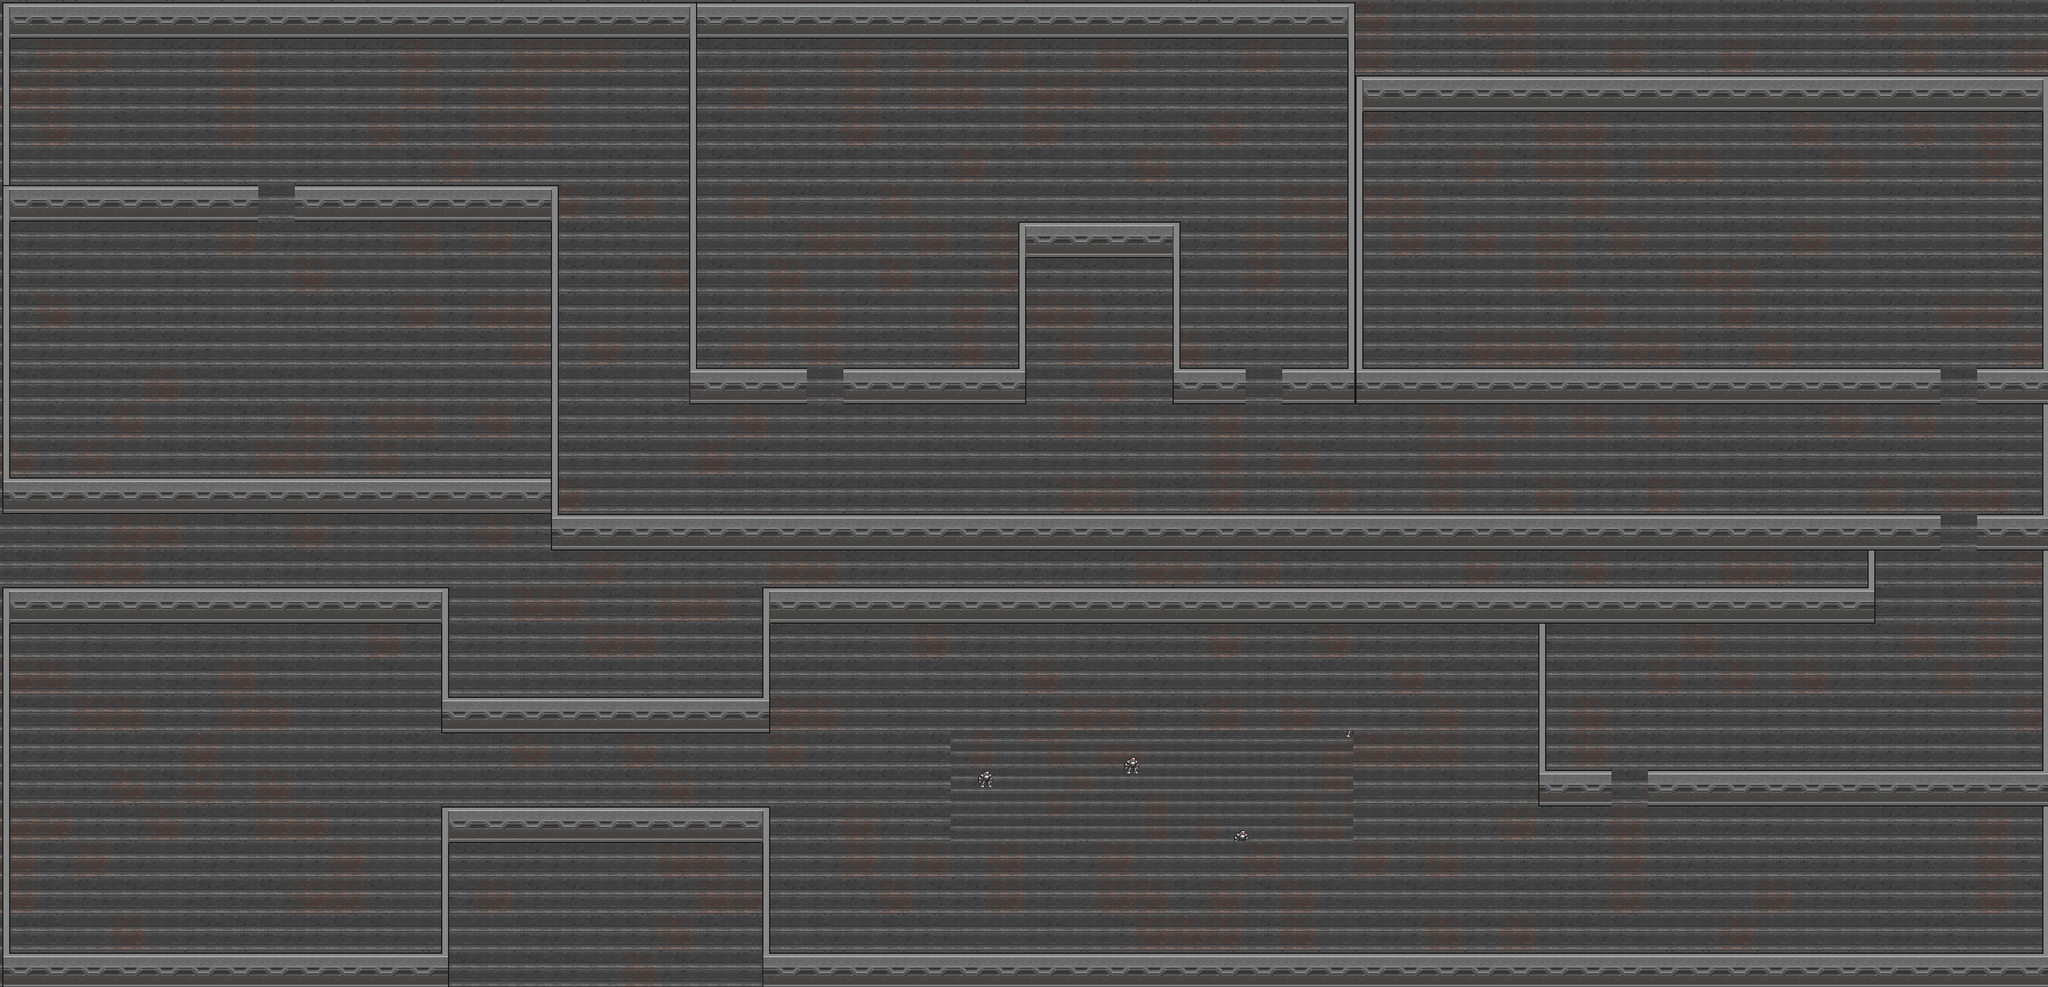

This game map was drawn from its Tiled (.tmx) file and the tilesets committed beside it. A one-line description and the trimmed map source follow:
An orthogonal 56x27 tile map with 64x64 px tiles, 2 tile layers (piso, Tile Layer 1), 3 tilesets, 1 image layer and 38 objects (28x blocker, 6x door, 2x health, trigger, 1).

<map version="1.0" tiledversion="1.0.3" orientation="orthogonal" renderorder="right-down" width="56" height="27" tilewidth="64" tileheight="64" backgroundcolor="#ff0080" nextobjectid="96">
 <tileset firstgid="1" name="sara" tilewidth="64" tileheight="64" tilecount="35" columns="7">
  <image source="../images/tileset.png" trans="ffffff" width="448" height="320" />
 </tileset>
 <tileset firstgid="36" name="cards" tilewidth="22" tileheight="32" tilecount="1" columns="1">
  <image source="../images/card.png" trans="000000" width="22" height="32" />
 </tileset>
  <tileset firstgid="37" name="cards" tilewidth="30" tileheight="32" tilecount="1" columns="1">
  <image source="../images/health_potion.png" trans="000000" width="30" height="32" />
 </tileset>
 <imagelayer name="basement" offsetx="1468" offsety="1148">
  <image source="../images/robotformation.png" width="1200" height="800" />
 </imagelayer>
 <layer name="piso" width="56" height="27">
  <data>[1512 cells, 1512 non-empty, 5 distinct tile ids]</data>
 </layer>
 <layer name="Tile Layer 1" width="56" height="27" offsetx="4" offsety="4">
  <data>[1512 cells, 382 non-empty, 11 distinct tile ids]</data>
 </layer>
 <objectgroup name="objects">
  <object id="1" name="blocker" x="0" y="0" width="14" height="1664" />
  <object id="2" name="blocker" x="0" y="0" width="2368" height="64" />
  <object id="7" name="blocker" x="0" y="320" width="448" height="64" />
  <object id="8" name="blocker" x="512" y="320" width="462" height="64" />
  <object id="9" name="blocker" x="1202" y="64" width="14" height="640" />
  <object id="10" name="blocker" x="0" y="832" width="974" height="128" />
  <object id="12" name="blocker" x="960" y="320" width="14" height="576" />
  <object id="14" name="blocker" x="1216" y="640" width="192" height="64" />
  <object id="15" name="blocker" x="1472" y="640" width="320" height="64" />
  <object id="16" name="blocker" x="1778" y="384" width="14" height="256" />
  <object id="17" name="blocker" x="1792" y="384" width="256" height="64" />
  <object id="19" name="blocker" x="2048" y="384" width="14" height="256" />
  <object id="20" name="blocker" x="2354" y="64" width="28" height="576" />
  <object id="21" name="blocker" x="2048" y="640" width="128" height="64" />
  <object id="22" name="blocker" x="2240" y="640" width="1152" height="64" />
  <object id="23" name="blocker" x="2368" y="0" width="1216" height="192" />
  <object id="24" name="blocker" x="3570" y="192" width="14" height="1536" />
  <object id="25" name="blocker" x="3456" y="640" width="128" height="64" />
  <object id="26" name="blocker" x="960" y="896" width="2432" height="64" />
  <object id="27" name="blocker" x="3456" y="896" width="128" height="64" />
  <object id="29" name="blocker" x="0" y="1664" width="3584" height="64" />
  <object id="30" name="blocker" x="0" y="960" width="3264" height="128" />
  <object id="32" name="blocker" x="3264" y="960" width="14" height="128" />
  <object id="33" name="blocker" x="2880" y="1344" width="704" height="64" />
  <object id="34" name="blocker" x="2688" y="1088" width="14" height="256" />
  <object id="35" name="blocker" x="2688" y="1344" width="128" height="64" />
  <object id="36" name="blocker" x="768" y="1088" width="576" height="192" />
  <object id="37" name="blocker" x="768" y="1408" width="576" height="256" />
  <object id="43" name="door" type="door" x="448" y="320" width="64" height="64" />
  <object id="44" name="door" type="door" x="1408" y="640" width="64" height="64" />
  <object id="46" name="door" type="door" x="2176" y="640" width="64" height="64" />
  <object id="47" name="door" type="door" x="3392" y="640" width="64" height="64" />
  <object id="48" name="door" type="door" x="3392" y="896" width="64" height="64" />
  <object id="49" name="door" type="door" x="2816" y="1344" width="64" height="64">
   <properties>
    <property name="key" type="int" value="1" />
    <property name="locked_message" value="You need a blue card to open this door" />
   </properties>
  </object>
  <object id="88" name="trigger" x="768" y="1280" width="10" height="128">
   <properties>
    <property name="action" value="boss_battle" />
    <property name="move_camera_x" type="int" value="0" />
    <property name="move_camera_y" type="int" value="1080" />
   </properties>
  </object>
  <object id="90" name="key" type="1" gid="36" x="2496" y="320" width="22" height="32">
   <properties>
    <property name="key" type="int" value="1" />
    <property name="message" value="You got a blue card" />
   </properties>
  </object>
  <object id="93" name="potions" type="health" gid="37" x="2299.67" y="230.667" width="30" height="32">
   <properties>
    <property name="message" value="You recover one point of health" />
   </properties>
  </object>
  <object id="95" name="potions" type="health" gid="37" x="860.761" y="788.849" width="30" height="32">
   <properties>
    <property name="message" value="You recover one point of health" />
   </properties>
  </object>
 </objectgroup>
</map>